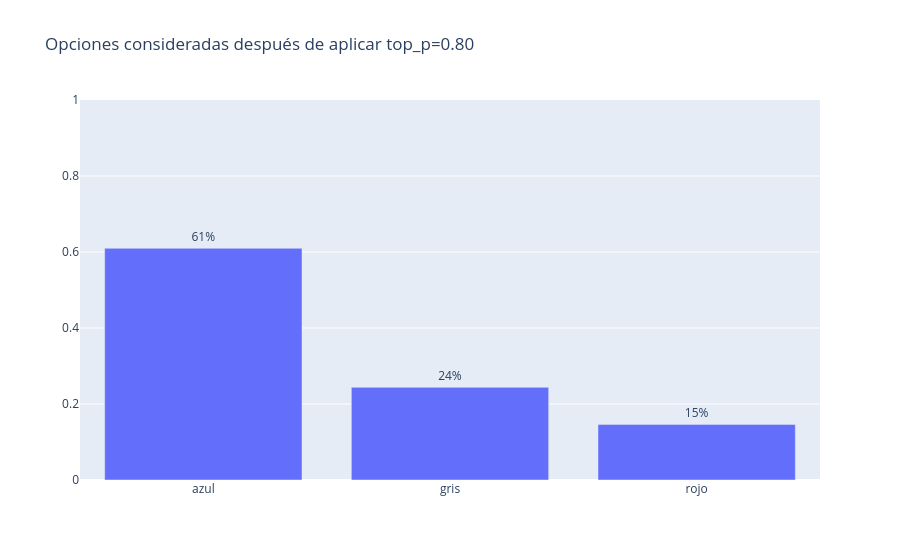

Source (notebook cell):
### Markdown cell above
## Celda 8 — ¿Qué es `top_p`?

`top_p` controla cuántas opciones probables entran al juego.

- bajo → menos opciones
- alto → más opciones

### Code cell
candidate_words = ["azul", "gris", "rojo", "verde", "morado", "blanco"]
candidate_probs = np.array([0.50, 0.20, 0.12, 0.08, 0.06, 0.04], dtype=float)

def top_p_filter(words, probabilities, top_p=0.8):
    pairs = sorted(zip(words, probabilities), key=lambda x: x[1], reverse=True)
    selected_words = []
    selected_probs = []
    cumulative = 0.0
    for word, prob in pairs:
        selected_words.append(word)
        selected_probs.append(prob)
        cumulative += prob
        if cumulative >= top_p:
            break
    selected_probs = np.array(selected_probs, dtype=float)
    selected_probs = selected_probs / selected_probs.sum()
    return selected_words, selected_probs

selected_words, selected_probs = top_p_filter(candidate_words, candidate_probs, top_p=0.80)

print("Palabras seleccionadas con top_p=0.80:", selected_words)
print("Probabilidades re-normalizadas:", selected_probs)

fig = go.Figure(data=[go.Bar(x=selected_words, y=selected_probs, text=[f"{p:.0%}" for p in selected_probs], textposition="outside")])
fig.update_layout(title="Opciones consideradas después de aplicar top_p=0.80", yaxis=dict(range=[0, 1]))
fig.show()

### Figure 1 — Plotly figure (JSON) as saved in the notebook; plotly's stock layout.template omitted (floating-point values rounded to 4 significant figures)
{"data": [{"text": ["61%", "24%", "15%"], "textposition": "outside", "type": "bar", "x": ["azul", "gris", "rojo"], "y": [0.6098, 0.2439, 0.1463]}], "layout": {"title": {"text": "Opciones consideradas después de aplicar top_p=0.80"}, "yaxis": {"range": [0, 1]}}}
